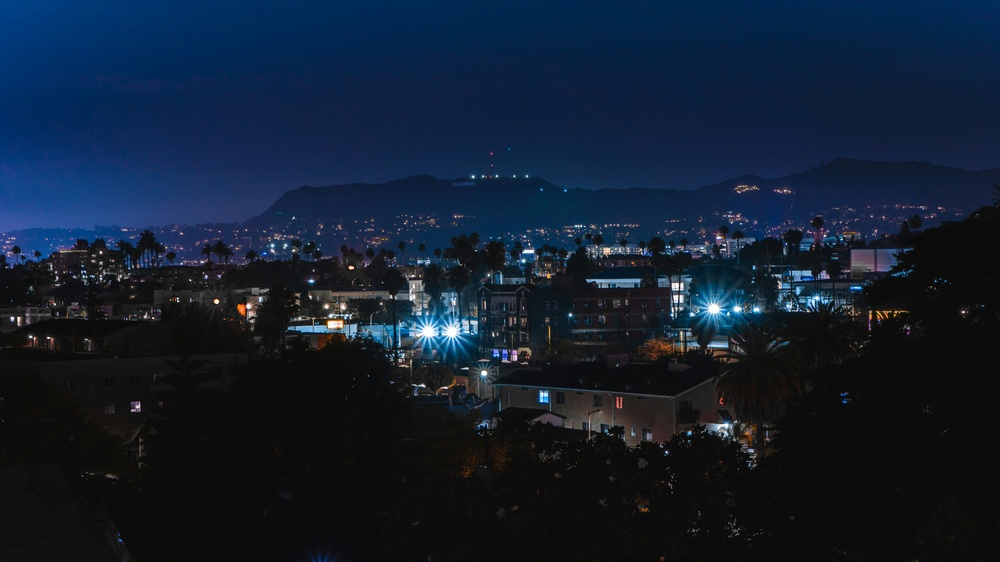
#> input picture Домашние задания/Домашнее задание 5/sean-yalda.jpg, 1000 x 562 px, shrunk from 6000 x 3375 before the run
$ jupyter execute --allow-errors 'Многоклассовая классификация. PCA.ipynb'   (shell and % lines are left out)
#> lines starting #> are read from the running program, lines starting #| are printed output that depends on the picture
# Домашнее задание №5. Многоклассовая классификация. PCA

## Ф.И.О: _________

По вопросам в задании писать в беседу курса или в лс (tg: @Skorik_S)

Домашнее задание состоит из 2-х частей:

* Теоретическая часть
* Практическая часть

На проверку требуется отправить zip архив, который будет содержать следующие файлы:

* заполненный блокнот (теоретическая часть + эксперименты) в формате .ipynb
* заполненный блокнот в формате .html (File -> Save and Export Notebook As -> HTML -> ...)

Убедитесь, что все ячейки запускаются без ошибок (`Runtime` --> `Run all`)

Для того чтобы получить полный балл за ноутбук, можно не решать задачи со звёздочкой, но их выполнение даст дополнительные баллы.

# Теоретическая часть

## 1. Метрики классификации

## Задание 1 (1.5 балла)

Рассмотрим следующую выборку

[cell 1]
import pandas as pd

data = {
    "Instance": range(1, 16),
    "Probability_Output": [0.95, 0.85, 0.75, 0.65, 0.60, 0.55, 0.50, 0.45, 0.40,
                           0.35, 0.30, 0.25, 0.20, 0.15, 0.10],
    "Target": [1, 1, 1, 1, 0, 0, 1, 0, 0, 1, 0, 0, 1, 0, 0]
}

df = pd.DataFrame(data)

df

Выборка содержит номер сэмпла `Instance`, ответ модели $a(x)$ (в терминах вероятности принадлежности положительному классу `Probability_Output`) и реальную метку `Target`.

Качество модели $a(x)$ определяется выбираемым порогом $t \in [0, 1]$. Получая конкретные значения ответов $o(x, t) = \mathbb{I}[a(x) \geqslant t]$, где $\mathbb{I}[\cdot]$ - индикаторная функция, мы можем посчитать точность, f1-score и другие метрики классификации.

1. Постройте ROC и PR кривые. Посчитайте площади под графиками.
2.   Какой из графиков лучше описывает предсказания модели? Ответ обоснуйте.
3.   Пусть теперь ответы модели $a(x, t)$ определяются выражением: $a(x, t) := \mathbb{I}[a(x) \geqslant t]$. Дайте аналитические выражения площади под ROC- и PR-кривой, используя долю правильных ответов и полноту $a(x, t)$, а также количество отрицательных и положительных примеров $\ell_-$, $\ell_+$.
4.   Каким, на ваш взгляд, должен быть оптимальный порог в случае, если положительная метка означает:
        * Наличие болезни у человека.
        * Решение о выделении большого кредита.

**Важно!** Задание проверяет базовое умение строить ROC и PR графики, поэтому использование готовых решений типа `sklearn.metrics.roc_curve` запрещено. Все вспомогательные шаги для отрисовки графиков должны быть имплементированы самостоятельно (либо построение графика может быть выполнено аналитически). Пункты 2-4 должны быть выполнены аналитически. Все ответы должны быть обоснованы.

---

#### Ваше решение:

---

## Задание 2 (1 балл)

1. Покажите, что:
$$
0 \leqslant \text{F1-score} \leqslant 1
$$
2. Покажите, что в случае многоклассовой классификации $Precision_{micro} = Recall_{micro} = Accuracy$

---

#### Ваше решение:

---

## Задание 3* (1 балл)

Построим [U-статистику](https://en.wikipedia.org/wiki/Mann%E2%80%93Whitney_U_test) выборки $X$:

1. Для $X$ получим выходы модели: $O = \{o_i = a(x_i), x_i \in X\}_{i=1}^{\ell}$
2. Упорядочим ответы $o_i$ по неубыванию: $O_+ → (o_{(1)}, \ldots o_{(\ell)})$. В соответствии ответам, получим упорядоченный ряд $(x_{(1)}, \ldots x_{(\ell)}).$
3. Каждому $x_{(i)}$ ставится в соответствии ранг $r_{(i)}$ - номер позиции в ряду (если $o_{(i)}$ совпала с соседями - ранг усредняется по ним).
4. Тогда U-статистика для подвыборки $X$ с положительными метками: $X_+ = \{x_i, x_i \in X, y_i = 1\}_{i=1}^{\ell_+}$:
$$
U_+ = \sum_{i=1, \ y_i=1}^\ell r_{(i)} - \dfrac{\ell_+(\ell_+ + 1)}{2}.
$$

Покажите, что для классификатора $a(x)$ на выборке $X$ верно следующее соотношение
$$
\text{ROC-AUC} = \dfrac{U_+}{\ell_-\ell+}.
$$

---

#### Ваше решение:

---

## 2. PCA

## Задание 4 (3 балла)
В этом задании мы рассмотрим работу PCA как задачу условной оптимизации на симплексе. Полученные результаты пригодятся для практической имплементации.

### Задача 1 (1.5 балла)

[PCA](https://en.wikipedia.org/wiki/Principal_component_analysis) определяется как преобразование данных, в котором проекции упорядочены по убыванию дисперсии
$$
T = \underbrace{X}_{n\times p}\underbrace{W}_{p\times l}, \quad T = \|t_{(i)}\|_{i=1}^n,\,\,\, t_{(i)} = (t^1_{(i)} \ldots, t^l_{(i)})^\top \in \mathbb{R}^l, \quad x \in \mathbb{R}^p. \tag{1}
$$
Последнее означает, что первая компонента преобразования $w_{(1)}$ удовлетворяет оптимизационной задаче (максимизация дисперсии строки $T$):
$$
w_{(1)} = \arg\max_{w} \left\{\sum_{i}\left[t^1_{(i)}\right]^2\right\} = \arg\max_{w} \left\{\|Xw\|^2\right\}. \tag{2}
$$
Чтобы задача (2) имела конечное решение, оптимизацию проводят на симплексе:
$$
w_{(1)} = \arg\max_{\|w\| = 1} \left\{\|Xw\|^2\right\}. \tag{3}
$$

Покажите, что решением задачи (3) является вектор $u_{(1)}$, соответствующий максимальному собственному значению $\lambda_{(1)}$ матрицы $X^\top X$.

**Указание:** Воспользуйтесь условиями [ККТ](https://en.wikipedia.org/wiki/Karush%E2%80%93Kuhn%E2%80%93Tucker_conditions) для решения задачи условной оптимизации.

---

#### Ваше решение:

---

### Задача 2 (0.5 балла)

Вторая компонента $t_{(2)} = w_{(2)}^\top X$ должна иметь следующую по величине дисперсию.

Однако в таком предположении мы всегда можем выбрать $t_{(2)} = (1 - \varepsilon_{(1)})t_{(1)}$ для сколь угодно малого $\varepsilon_{(1)} > 0$. Аналогично $t_{(3)} = (1 - \varepsilon_{(2)})t_{(2)}$ и так далее. Таким образом, разложение $X$ теряет смысл, поскольку вектора $t_{(1)}, \ldots, t_{(n)}$ являются коллинеарными.

Чтобы получить осмысленное разложение, потребуем чтобы $t_{(2)}$ *некоррелировал* с $t_{(1)}$.

Покажите, что для этого необходимо, чтобы $w_{(2)}^\top u_{(1)} = 0$.

---

#### Ваше решение:

---

### Задача 3 (0.5 балла)

Задача оптимизации для $w_{(2)}$ с учётом 4.2
$$
w_{(2)} = \arg\max_{\|w\| = 1, \\ w \in H_1} \left\{\|Xw\|^2\right\}, \quad H_1 = \{w : w^\top u_{(1)} = 0\}.
$$
В общем случае для $w_{(j)}$
$$
w_{(j)} = \arg\max_{\|w\| = 1, \\ w \in H_{j-1}} \left\{\|Xw\|^2\right\}, \quad H_{j-1} = \left\{w : w^\top u_{(k)} = 0, \,\, k=\overline{1, j-1}\right\}. \tag{4}
$$

Покажите, что решением задачи (4) является вектор $u_{(j)}$, соответствующий $j$-му собственному значению $\lambda_{(j)}$ матрицы $X^\top X$.

**Указание:** Воспользуйтесь условиями [ККТ](https://en.wikipedia.org/wiki/Karush%E2%80%93Kuhn%E2%80%93Tucker_conditions) для решения задачи условной оптимизации.

---

#### Ваше решение:

---

### Задача 4 (0.5 балла)

Из предыдущих 3-х пунктов мы выяснили, что процедура построения главных компонент сводится к поиску собственных векторов матрицы $X^\top X$.

На практике бывает полезно центрировать матрицу $X \rightarrow \bar{X}$. Действительно, с точки зрения разложения, выражения $X^\top X$ и $\bar{X}^\top \bar{X}$ связаны соотношением:
$$
X^\top X = \bar{X}^\top \bar{X} + n\mu\mu^\top,
$$
где $\mu = \frac{1}{n}\sum_i x_i$ - выборочное среднее $X$. Тогда, если данные сильно смещены, с.в. и с.з. $X^\top X$ определяются слагаемым смещения и не содержат реальной информации о главных компонентах разложения.

---

В центрированном случае $X = \bar{X}$ и $\bar{X}^\top \bar{X}$ имеет смысл *матрицы ковариации* $cov(X, X) = \frac{1}{n-1}\bar{X}^\top \bar{X}$.

---

Рассмотрим Kernel-PCA, использующий ядерный трюк:
$$
\mathcal{K}: \mathcal{X}\times\mathcal{X} \rightarrow \mathbb{R}, \quad \mathcal{K}(x_i, x_j) = \langle \psi(x_i), \psi(x_j) \rangle,\,\,\, \psi(x) \in \mathbb{R}^P, P > p.
$$

Тогда соответствующая матрица ковариации представлена *матрицей Грама*: $cov(X, X) → K(X, X) = \|\mathcal{K}(x_i, x_j)\|_{i, j}^n$.

Аналогично PCA, давайте центрируем матрицу Грама. Определим $\bar{\psi}(x_i) = \psi(x_i) - \mu$, где $\mu = \frac{1}{n}\sum_{i=1}^n \psi(x_i)$ и $\bar{K}(X, X) = \|\mathcal{K}(x_i, x_j)\|_{i, j}^n$.

Покажите, что
$$
\bar{K} = K - \mathbf{1_n} \cdot K - K \cdot \mathbf{1_n} + \mathbf{1_n} \cdot K \cdot \mathbf{1_n}, \quad K = \|\mathcal{K}(x_i, x_j)\|_{i, j}^n,\,\,\, \mathbf{1_n} \equiv \|1 / n\|_{i, j}^n.
$$

Эта формула нам пригодится при ручной имплементации Kernel-PCA.

---

#### Ваше решение:

---

## Задание 5 (1 балл)

Покажите, что описанная процедура PCA инвариантна относительно поворота:

1. Согласно заданию 4.1-4.3 определим PCA как
$$
T = \underbrace{X}_{n\times p}\underbrace{W}_{p\times l}, \quad T = \|t_{(i)}\|_{i=1}^n,\,\,\, t_{(i)} = (t^1_{(i)} \ldots, t^l_{(i)})^\top \in \mathbb{R}^l, \quad x \in \mathbb{R}^p.
$$
2. Определим матрицу поворота $Q$ и "повёрнутые" данные $\tilde{X}$:
$$
\tilde{X} = XQ.
$$
3. Определим PCA-преобразование над $\tilde{X}$
$$
\widetilde{T} = \tilde{X}\tilde{W}.
$$
4. Тогда инвариантность означает $T = \widetilde{T}$

**Подсказка:** Воспользуйтесь тем, что $W$ и $\tilde{W}$ определяются собственными векторами соответствующих матриц ковариации $X^\top X$ и $\tilde{X}^\top\tilde{X}$, а также что матрица поворота $Q$ обладает свойством ортогональности.

---

#### Ваше решение:

---

## Задание 6* (1 балл)

Процедура построения главных компонент требует их некоррелированности: $cov(t_{(i)}, t_{(j)}) = 0$, $\forall\, i, j$.

Вместе с этим, некоррелированность не гаранирует статитстическую независимость.

1. Приведите пример PCA разложения, в котором $t_{(i)}, t_{(j)}$ являются зависимыми случайными величинами.

2. Покажите что в случае $\underbrace{X}_{n\times p} \sim \mathcal{N}(\mu, \Sigma)$ при $n \to \infty$ главные компоненты будут независимыми случайными величинами. Почему важно условие $n \to \infty$? Ответ обоснуйте или приведите пример.

---

#### Ваше решение:

---

## Задание 7* (1 балл)

#### Связь вероятностного и классического PCA

1. Определим *вероятностный PCA* как *модель скрытой переменной*:
$$
x = zW^\top + \varepsilon. \tag{5}
$$
2. Полученные с помощью решения (4) главные компоненты $t_{(1)}, \ldots, t_{(p)}$ можно использовать для уменьшения размерности X:
$$
T_l = XW_l, \quad T_l = \|t_{(i)}\|_{i=1}^l.
$$
В силу процедуры построения $W_l$ ортонормированна: $W_lW_l^\top = I_l$, тогда
$$
T_lW_l^\top = X I_l \overset{\mathrm{def}}{=} X_l. \tag{6}
$$
В результате чего $X_l$ является сжатым представлением $X$.
3. Качество компрессии можно оценивать с помощью $X - X_l = \varepsilon$:
$$
X = X_l + \varepsilon = T_lW_l^\top + \varepsilon.
$$
4. Проводя оценку для конкретного примера $x_i$ и $z_i = t_{(i)}$ мы получаем соответствие моделей (5) и (6).

Однако, для того чтобы утверждать, что модель скрытой переменной (5) является вероятностной версией PCA, необходимо показать, что процедура оптимизации такой модели совпадает с процедурой оптимизации (6).

*   Покажите связь PCA с SVD разложением:
$$
X = U\Sigma V^\top, \quad W^\top = \Sigma V^\top.
$$
*  Покажите, что оптимизация (5) по $W$ даст $W^\top = \Sigma V^\top$ в априорных предположениях $\varepsilon \sim \mathcal{N}(0, \sigma I^2)$ и $p(z) = \mathcal{N}(0, I)$ при $\sigma \to 0$. Для этого воспользуйтесь максимизацией логарифма правдоподобия $\log p(x | W, \sigma)$.

---

#### Ваше решение:

---

# Практическая часть

[cell 2]
from typing import Callable
import os
import pandas as pd
import numpy as np
import gdown
from PIL import Image
import matplotlib.pyplot as plt

[cell 3]
def download_with_shared_id(file_id, filename):
#> called with file_id = '1mB6bUInPMxUmvLf58SA33Jd1ZQOe1OWc', filename = 'synthetic_data.csv'
    url = f"https://drive.google.com/uc?export=download&id={file_id}"
    gdown.download(url, filename, quiet=False)
#> (this line was passed over: gdown is not available in this run)

## Задание 8 (8.5 баллов)
#### PCA on sythetic data

В папке с заданием вы найдёте файл `synthetic_data.csv`. Вы можете напрямую загрузить файл во временной окружение или воспользоваться кодом ниже

[cell 4]
synthetic_data_file_id = '1mB6bUInPMxUmvLf58SA33Jd1ZQOe1OWc'
download_with_shared_id(synthetic_data_file_id, 'synthetic_data.csv')
#> (the rest of this cell did not finish here and is left out)

### Задача 1 (0.5 балла)
#### Анализ данных

1. Проведите базовый исследовательский анализ предложенных данных.
    *   Исследуйте распределение меток
    *   Визуализируйте зависимости между компонентами примеров

    (Анализ данных не обязан ограничиваться данными пунктами)
2. Выберите метрики для дальнейшего тестирования
3. Для того, чтобы тестирование вашей имплементации PCA было корректным, **важно** не изменять структуру и содержимое `df`.

[cell 5]
# YOUR CODE HERE:
###########################
### ╰( ͡° ͜ʖ ͡° )つ──☆*:・ﾟ
###########################

В случае данных, природа которых нам не ясна, имеет смысл проводить *стандартизацию.* Стандартизация проводится на основе статистик датасета (среднее, дисперсия). Хорошим тоном является подсчёт таких статистик только для тренировочной части выборки. В этом случае мы исключаем неявное "подсматривание" в тестовый набор, получая более объективные результаты предсказаний.

Делать мы так, конечно же, не будем 😃🤗😃 (чтобы не усложнять себе жизнь при понижении размерности с помощью PCA).

[cell 6]
from sklearn.model_selection import train_test_split

# Separate features and labels
#> (the rest of this cell did not finish here and is left out)

Проведите стандартизацию (для этого воспользуйтесь модулем `sklearn.preprocessing.StandardScaler`)

[cell 7]
# YOUR CODE HERE:
###########################
### ╰( ͡° ͜ʖ ͡° )つ──☆*:・ﾟ
###########################
# Output: X

### Задача 2 (1 балл)
#### Имплементация PCA

Самостоятельно имплементируйте метод главных компонент согласно утверждению из Задания 4.3.

1.   Постройте матрицу $X^\top X$. Вы можете воспользоваться тем что
$$
cov(X, X) = \dfrac{1}{n-1}\overline{X}^\top\overline{X}, \quad \overline{X} = X - mean(X).
$$
2. Найдите собственные значения и собственные векторы матрицы $X^\top X$
3. Отсортируйте с.з. и с.в. в убывающем порядке.

**Примечание:** Для выполнения пунктов 1-2 вы можете пользоваться соответствующим функционалом библиотеки `numpy`.

[cell 8]
# [7 lines left out: function get_pca_components, not called in this run]

# 1. compute covariance matrix to `cov_matrix`
#> (the rest of this cell did not finish here and is left out)

[cell 9]
# [8 lines left out: function assert_eigenvalues, not called in this run]

#> (the rest of this cell did not finish here and is left out)

Построим график суммарной объясняемой дисперсии (Cumulative Explained Variance) от количества главных компонент.

#> (a cell that did not finish here is left out)

Одной из особенностей предложенного набора данных является дисбаланс классов (мы надеемся, что вы это выяснили в ходе анализа данных). Таким образом, корректное разделение выборки на обучение и тест должно быть [стратифицированным](https://scikit-learn.org/stable/modules/cross_validation.html#stratification).

#> (a cell that did not finish here is left out)

### Задача 3 (2 балла)
#### Классификация

Проведите обучение и тестирование логистической регрессии. Данные должны проецироваться на полученные главные компоненты (см. (1) в задании 4.1). Постройте графики зависимости выбранных метрик от количества главных компонент. Сделайте выводы.

[cell 12]
# YOUR CODE HERE:
###########################
### ╰( ͡° ͜ʖ ͡° )つ──☆*:・ﾟ
###########################

### Задача 4 (5 баллов)
#### Имплементация Kernel-PCA

Приступим к имплементации Kernel-PCA😋.

Цель та же - найти с.з. и с.в. Однако вместо поиска их у матрицы ковариации $cov(X, X)$ будем искать их для матрицы Грама (см. задание 4.4).

Будем рассматривать следующие типы ядерных функций:

* Линейное $K_{L}(X,Y) =  X Y^\top$
* Полиномиальное $K_{d, c}(X,Y) = (X Y^\top + c)^d$
* Радиально-Базисная Функция (РБФ) $K_\gamma(X, Y) = \exp\left\{\gamma\|X-Y\|^2\right\}$
* Сигмоидальная $\sigma_{\gamma}(X, Y) = \tanh{(\gamma\cdot X Y^\top + c)}$
* Косинусная $cos(X, Y) = X Y^\top / (\|X\|*\|Y\|)$

#### Задача 4.1 (1 балл)
Необходимо имплементировать перечисленные ядерные функции

[cell 13]
# [55 lines left out: functions linear_kernel, poly_kernel, rbf_kernel, sigmoid_kernel, cosine_kernel, not called in this run]

Полученную матрицу необходимо центрировать. Воспользуемся результатом задания 4.4:
$$
\bar{K} = K - \mathbf{1_n} \cdot K - K \cdot \mathbf{1_n} + \mathbf{1_n} \cdot K \cdot \mathbf{1_n}, \quad K = \|\mathcal{K}(x_i, x_j)\|_{i, j}^n,\,\,\, \mathbf{1_n} \equiv \|1 / n\|_{i, j}^n.
$$

#### Задача 4.2 (0.5 балла)
Имплементируйте центрирование матрицы Грама

[cell 14]
# [6 lines left out: function center_kernel, not called in this run]

Соберём все в класс `KernelPCA`

[cell 15]
class KernelPCA:
    def __init__(self, n_components: int, kernel: Callable, **kernel_params) -> None:
        self.n_components = n_components
        assert isinstance(kernel, Callable), f"kernel should be Callable, you provide {type(kernel)}"
        self.kernel = kernel
        self.kernel_params = kernel_params
        self.eigenvalues = None
        self.eigenvectors = None

    # [9 lines left out: function fit_transform, not called in this run]

Проверка имплементации

[cell 16]
def assert_kpca():
    n_components = 13

    linear_answers = np.array([
        1.00000000e+00, 7.65325918e-01, 5.40849701e-01, 2.85816930e-01,
        2.80350109e-01, 2.41652934e-01, 1.73235437e-01, 1.19317198e-01,
        7.93046851e-02, 1.59470536e-02, 4.45482761e-03, 4.19484323e-04,
        2.68951783e-04
    ])

    poly_answers = np.array([
        1.00000000e+00, 8.38128700e-01, 5.16131520e-01, 3.77038000e-01,
        3.08713630e-01, 2.78047060e-01, 2.57149900e-01, 2.43782890e-01,
        2.24221330e-01, 2.07156400e-01, 1.82629920e-01, 1.66992480e-01,
        1.57221440e-01
    ])

    rbf_answers = np.array([
        1.00000000e+00, 7.15032620e-01, 6.79436430e-01, 3.15607890e-01,
        3.05523880e-01, 2.87117720e-01, 2.84299700e-01, 2.72074470e-01,
        2.42323240e-01, 1.87167890e-01, 1.48309100e-01, 1.37459850e-01,
        1.28174180e-01
    ])

    sigmoid_answers = np.array([
        1.00000000e+00, 7.61327120e-01, 4.70978290e-01, 3.01313000e-01,
        2.95793220e-01, 2.54351330e-01, 1.15666760e-01, 9.23709900e-02,
        4.52054200e-02, 1.68690600e-02, 1.42803400e-02, 1.14450900e-02,
        1.03591100e-02
    ])

    cosine_answers = np.array([
        1.00000000e+00, 7.13192056e-01, 5.48668783e-01, 2.99406183e-01,
        2.88770492e-01, 2.72318496e-01, 1.81658909e-01, 1.31574265e-01,
        7.24384288e-02, 1.31406641e-02, 4.31671372e-03, 4.67396214e-04,
        2.88007519e-04
    ])

    true_eigenvalues = {
        'linear': linear_answers,
        'poly': poly_answers,
        'rbf': rbf_answers,
        'sigmoid': sigmoid_answers,
        'cosine': cosine_answers
    }

    kernels = [linear_kernel, poly_kernel, rbf_kernel, sigmoid_kernel, cosine_kernel]

    for kernel in kernels:
        kpca = KernelPCA(n_components=n_components, kernel=kernel)
        _ = kpca.fit_transform(X)
        target_eigenvalues = kpca.eigenvalues / kpca.eigenvalues[0]
        kernel_name = kernel.__name__.replace('_kernel', '')

        assert np.allclose(
            true_eigenvalues[kernel_name],
            target_eigenvalues,
            atol=1e-6
        ), f"{kernel.__name__} eigenvalues are not equivalent"

    print("Success!")

#> (the rest of this cell did not finish here and is left out)

#### Задача 4.3 (2 балла)
Проведите обучение и тестирование логистической регрессии. Данные должны проецироваться на главные компоненты `KernelPCA` для различных типов ядерных функций.

*Обратите внимание!* Главные компоненты получаются для всей матрицы $X$. Таким образом вначале необходимо осуществить проецирование, а затем деление набора на `train` и `test`

*Обратите внимание [2]!* В `KernelPCA` передаётся `Callable` объект `kernel`. Таким образом, инициализация не ограничивается имплементированными ядерными функциями, но и может содержать композитные ядра, как это проводилось на семинаре.

Вам необходимо сравнить качество имплементированных ядерных функций от количества главных компонент. Добавьте по-крайней мере одну композитную ядерную функцию. Сравните результаты с линейным ядром. Сделайте выводы.

**Важно!** Используйте команду `%%time` для подсчета выполнения полной процедуры обучения. Это потребуется для сравнения с имплементацией `sklearn` в следующем пункте.

[cell 17]
# YOUR CODE HERE:
###########################
### ╰( ͡° ͜ʖ ͡° )つ──☆*:・ﾟ
###########################

#### Задача 4 (1.5 балла)
Проведите аналогичное обучение для библиотечной имплементации `from sklearn.decomposition import KernelPCA as SKKernelPCA`. Пользуйтесь аналогичной логикой `fit_transform` на всём обучающем наборе, а затем стратифицированно делите.

Сравните время и качество классификации. Есть ли различие? Сделайте выводы.

[cell 18]
# YOUR CODE HERE:
###########################
### ╰( ͡° ͜ʖ ͡° )つ──☆*:・ﾟ
###########################

## Задание 9 (3 балла)
#### PCA Image Compression

Метод главных компонент используют для понижения размерности данных. Давайте воспользуемся этим для компрессии изображения. Чтобы понять интуицию сжатия, обратимся к матричному разложению PCA

$$
\underbrace{X}_{w\times h} \approx \underbrace{T_l}_{w\times l} \cdot \underbrace{W_l^\top}_{l\times h},
$$
где $l < h$ (малоранговое приближение).

В папке с заданием вы найдёте 3-х канальное изображение `sean-yalda.jpg`. Вам необходимо получить сжатое информативное представление этого изображения.

Воспользуемся автоматическим скачиванием через shared-ссылку (вы можете напрямую добавить картинку в окружение ноутбука)

[cell 19]
image_file_id = "1geYxsmnvVJKQkyl-WB0izTqi-fLz8UET"
download_with_shared_id(image_file_id, 'sean-yalda.jpg')

# Load image
image = Image.open("sean-yalda.jpg")
#> image is the input picture: PIL image 1000x562 RGB; mean R, G, B 18.4, 31.5, 49.3
image_array = np.array(image).astype(np.uint8)
print(image_array.shape)
#| (562, 1000, 3)

plt.figure(figsize=[12,8])
plt.imshow(image)

Обратите внимание, что мы работаем с форматом `uint8`.

Сделаем пробное сжатие с помощью PCA.

Метод главных компонент работает с двумерными матрицами, поэтому 3-х канальное изображение необходимо преобразовать. Для примера, давайте просуммируем изображение вдоль всех каналов.

[cell 20]
from sklearn.decomposition import PCA

image_2d = image_array.sum(axis=2).astype(np.uint8)
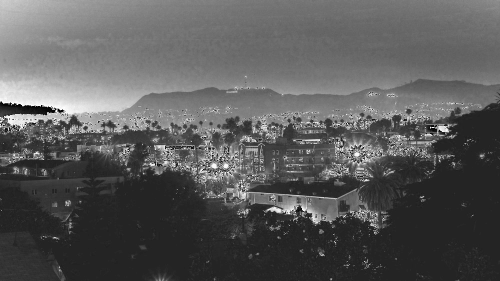
#> image_2d: shape (562, 1000) (shown at 1/2 size); min 0, max 255, mean 89.7
plt.figure(figsize=[12,8])
plt.imshow(Image.fromarray(image_2d))
plt.title("2d Image")

pca = PCA(n_components=100)
transformed_data = pca.fit_transform(image_2d)
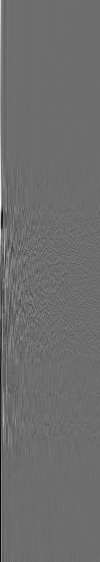
#> transformed_data: shape (562, 100) float64; min -1604.8, max 2123.4, mean 0; drawn with min black and max white
print(f"transformed data shape: {transformed_data.shape}")
#| transformed data shape: (562, 100)
#> (the rest of the program and of its run is left out)
